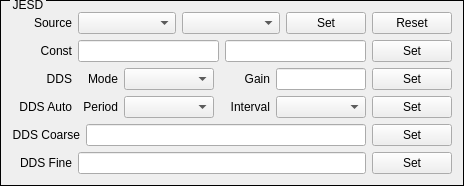
       <widget class="QGroupBox" name="groupBoxDL_JESD">
        <property name="styleSheet">
         <string notr="true">QGroupBox{ border:1px solid black; margin-top:0.5ex; }
QGroupBox::title { subcontrol-origin:margin; subcontrol-position:top left; top:-2px; left:10px; margin-left: 0px; padding:0 1px; }</string>
        </property>
        <property name="title">
         <string>JESD</string>
        </property>
        <layout class="QVBoxLayout" name="verticalLayout_10">
         <item>
          <layout class="QHBoxLayout" name="horizontalLayout_4">
           <item>
            <widget class="QLabel" name="labelDL_JESD_Source">
             <property name="sizePolicy">
              <sizepolicy hsizetype="Fixed" vsizetype="Fixed">
               <horstretch>0</horstretch>
               <verstretch>0</verstretch>
              </sizepolicy>
             </property>
             <property name="minimumSize">
              <size>
               <width>60</width>
               <height>0</height>
              </size>
             </property>
             <property name="text">
              <string>Source</string>
             </property>
             <property name="alignment">
              <set>Qt::AlignRight|Qt::AlignTrailing|Qt::AlignVCenter</set>
             </property>
            </widget>
           </item>
           <item>
            <widget class="QComboBox" name="comboBoxDL_JESD_Source_0">
             <property name="sizePolicy">
              <sizepolicy hsizetype="Expanding" vsizetype="Fixed">
               <horstretch>5</horstretch>
               <verstretch>0</verstretch>
              </sizepolicy>
             </property>
            </widget>
           </item>
           <item>
            <widget class="QComboBox" name="comboBoxDL_JESD_Source_1">
             <property name="sizePolicy">
              <sizepolicy hsizetype="Expanding" vsizetype="Fixed">
               <horstretch>5</horstretch>
               <verstretch>0</verstretch>
              </sizepolicy>
             </property>
            </widget>
           </item>
           <item>
            <widget class="QPushButton" name="pushButtonSetDL_JESD_Source">
             <property name="sizePolicy">
              <sizepolicy hsizetype="Expanding" vsizetype="Fixed">
               <horstretch>0</horstretch>
               <verstretch>0</verstretch>
              </sizepolicy>
             </property>
             <property name="text">
              <string>Set</string>
             </property>
            </widget>
           </item>
           <item>
            <widget class="QPushButton" name="pushButtonJESD_Reset">
             <property name="sizePolicy">
              <sizepolicy hsizetype="Expanding" vsizetype="Fixed">
               <horstretch>0</horstretch>
               <verstretch>0</verstretch>
              </sizepolicy>
             </property>
             <property name="text">
              <string>Reset</string>
             </property>
            </widget>
           </item>
          </layout>
         </item>
         <item>
          <layout class="QHBoxLayout" name="horizontalLayout_5">
           <item>
            <widget class="QLabel" name="labelDL_JESD_Const">
             <property name="sizePolicy">
              <sizepolicy hsizetype="Fixed" vsizetype="Fixed">
               <horstretch>0</horstretch>
               <verstretch>0</verstretch>
              </sizepolicy>
             </property>
             <property name="minimumSize">
              <size>
               <width>60</width>
               <height>0</height>
              </size>
             </property>
             <property name="text">
              <string>Const</string>
             </property>
             <property name="alignment">
              <set>Qt::AlignRight|Qt::AlignTrailing|Qt::AlignVCenter</set>
             </property>
            </widget>
           </item>
           <item>
            <widget class="QLineEdit" name="lineEditDL_JESD_ConstI">
             <property name="sizePolicy">
              <sizepolicy hsizetype="Expanding" vsizetype="Fixed">
               <horstretch>5</horstretch>
               <verstretch>0</verstretch>
              </sizepolicy>
             </property>
            </widget>
           </item>
           <item>
            <widget class="QLineEdit" name="lineEditDL_JESD_ConstQ">
             <property name="sizePolicy">
              <sizepolicy hsizetype="Expanding" vsizetype="Fixed">
               <horstretch>5</horstretch>
               <verstretch>0</verstretch>
              </sizepolicy>
             </property>
            </widget>
           </item>
           <item>
            <widget class="QPushButton" name="pushButtonSetDL_JESD_Const">
             <property name="sizePolicy">
              <sizepolicy hsizetype="Expanding" vsizetype="Fixed">
               <horstretch>0</horstretch>
               <verstretch>0</verstretch>
              </sizepolicy>
             </property>
             <property name="text">
              <string>Set</string>
             </property>
            </widget>
           </item>
          </layout>
         </item>
         <item>
          <layout class="QHBoxLayout" name="horizontalLayout_8">
           <item>
            <widget class="QLabel" name="labelDL_JESD_DDS_Param0">
             <property name="sizePolicy">
              <sizepolicy hsizetype="Fixed" vsizetype="Fixed">
               <horstretch>0</horstretch>
               <verstretch>0</verstretch>
              </sizepolicy>
             </property>
             <property name="minimumSize">
              <size>
               <width>60</width>
               <height>0</height>
              </size>
             </property>
             <property name="text">
              <string>DDS</string>
             </property>
             <property name="alignment">
              <set>Qt::AlignRight|Qt::AlignTrailing|Qt::AlignVCenter</set>
             </property>
            </widget>
           </item>
           <item>
            <widget class="QLabel" name="labelDL_JESD_DDS_Mode">
             <property name="sizePolicy">
              <sizepolicy hsizetype="Fixed" vsizetype="Fixed">
               <horstretch>0</horstretch>
               <verstretch>0</verstretch>
              </sizepolicy>
             </property>
             <property name="minimumSize">
              <size>
               <width>40</width>
               <height>0</height>
              </size>
             </property>
             <property name="text">
              <string>Mode</string>
             </property>
             <property name="alignment">
              <set>Qt::AlignRight|Qt::AlignTrailing|Qt::AlignVCenter</set>
             </property>
            </widget>
           </item>
           <item>
            <widget class="QComboBox" name="comboBoxDL_JESD_DDS_Mode">
             <property name="sizePolicy">
              <sizepolicy hsizetype="Expanding" vsizetype="Fixed">
               <horstretch>5</horstretch>
               <verstretch>0</verstretch>
              </sizepolicy>
             </property>
            </widget>
           </item>
           <item>
            <widget class="QLabel" name="labelDL_JESD_DDS_Gain">
             <property name="sizePolicy">
              <sizepolicy hsizetype="Fixed" vsizetype="Fixed">
               <horstretch>0</horstretch>
               <verstretch>0</verstretch>
              </sizepolicy>
             </property>
             <property name="minimumSize">
              <size>
               <width>50</width>
               <height>0</height>
              </size>
             </property>
             <property name="text">
              <string>Gain</string>
             </property>
             <property name="alignment">
              <set>Qt::AlignRight|Qt::AlignTrailing|Qt::AlignVCenter</set>
             </property>
            </widget>
           </item>
           <item>
            <widget class="QLineEdit" name="lineEditDL_JESD_DDS_Gain">
             <property name="sizePolicy">
              <sizepolicy hsizetype="Expanding" vsizetype="Fixed">
               <horstretch>5</horstretch>
               <verstretch>0</verstretch>
              </sizepolicy>
             </property>
            </widget>
           </item>
           <item>
            <widget class="QPushButton" name="pushButtonSetDL_JESD_DDS_Param0">
             <property name="sizePolicy">
              <sizepolicy hsizetype="Expanding" vsizetype="Fixed">
               <horstretch>0</horstretch>
               <verstretch>0</verstretch>
              </sizepolicy>
             </property>
             <property name="text">
              <string>Set</string>
             </property>
            </widget>
           </item>
          </layout>
         </item>
         <item>
          <layout class="QHBoxLayout" name="horizontalLayout_10">
           <item>
            <widget class="QLabel" name="labelDL_JESD_DDS_Param1">
             <property name="sizePolicy">
              <sizepolicy hsizetype="Fixed" vsizetype="Fixed">
               <horstretch>0</horstretch>
               <verstretch>0</verstretch>
              </sizepolicy>
             </property>
             <property name="minimumSize">
              <size>
               <width>60</width>
               <height>0</height>
              </size>
             </property>
             <property name="text">
              <string>DDS Auto</string>
             </property>
             <property name="alignment">
              <set>Qt::AlignRight|Qt::AlignTrailing|Qt::AlignVCenter</set>
             </property>
            </widget>
           </item>
           <item>
            <widget class="QLabel" name="labelDL_JESD_DDS_Period">
             <property name="sizePolicy">
              <sizepolicy hsizetype="Fixed" vsizetype="Fixed">
               <horstretch>0</horstretch>
               <verstretch>0</verstretch>
              </sizepolicy>
             </property>
             <property name="minimumSize">
              <size>
               <width>40</width>
               <height>0</height>
              </size>
             </property>
             <property name="text">
              <string>Period</string>
             </property>
             <property name="alignment">
              <set>Qt::AlignRight|Qt::AlignTrailing|Qt::AlignVCenter</set>
             </property>
            </widget>
           </item>
           <item>
            <widget class="QComboBox" name="comboBoxDL_JESD_DDS_Period">
             <property name="sizePolicy">
              <sizepolicy hsizetype="Expanding" vsizetype="Fixed">
               <horstretch>5</horstretch>
               <verstretch>0</verstretch>
              </sizepolicy>
             </property>
            </widget>
           </item>
           <item>
            <widget class="QLabel" name="labelDL_JESD_DDS_Interval">
             <property name="sizePolicy">
              <sizepolicy hsizetype="Fixed" vsizetype="Fixed">
               <horstretch>0</horstretch>
               <verstretch>0</verstretch>
              </sizepolicy>
             </property>
             <property name="minimumSize">
              <size>
               <width>50</width>
               <height>0</height>
              </size>
             </property>
             <property name="text">
              <string>Interval</string>
             </property>
             <property name="alignment">
              <set>Qt::AlignRight|Qt::AlignTrailing|Qt::AlignVCenter</set>
             </property>
            </widget>
           </item>
           <item>
            <widget class="QComboBox" name="comboBoxDL_JESD_DDS_Interval">
             <property name="sizePolicy">
              <sizepolicy hsizetype="Expanding" vsizetype="Fixed">
               <horstretch>5</horstretch>
               <verstretch>0</verstretch>
              </sizepolicy>
             </property>
            </widget>
           </item>
           <item>
            <widget class="QPushButton" name="pushButtonSetDL_JESD_DDS_Param1">
             <property name="sizePolicy">
              <sizepolicy hsizetype="Expanding" vsizetype="Fixed">
               <horstretch>0</horstretch>
               <verstretch>0</verstretch>
              </sizepolicy>
             </property>
             <property name="text">
              <string>Set</string>
             </property>
            </widget>
           </item>
          </layout>
         </item>
         <item>
          <layout class="QHBoxLayout" name="horizontalLayout_9">
           <item>
            <widget class="QLabel" name="labelDL_JESD_DDS_Step_Freq">
             <property name="sizePolicy">
              <sizepolicy hsizetype="Fixed" vsizetype="Fixed">
               <horstretch>0</horstretch>
               <verstretch>0</verstretch>
              </sizepolicy>
             </property>
             <property name="minimumSize">
              <size>
               <width>60</width>
               <height>0</height>
              </size>
             </property>
             <property name="text">
              <string>DDS Coarse</string>
             </property>
             <property name="alignment">
              <set>Qt::AlignRight|Qt::AlignTrailing|Qt::AlignVCenter</set>
             </property>
            </widget>
           </item>
           <item>
            <widget class="QLineEdit" name="lineEditDL_JESD_DDS_Step_Freq">
             <property name="sizePolicy">
              <sizepolicy hsizetype="Expanding" vsizetype="Fixed">
               <horstretch>5</horstretch>
               <verstretch>0</verstretch>
              </sizepolicy>
             </property>
            </widget>
           </item>
           <item>
            <widget class="QPushButton" name="pushButtonSetDL_JESD_DDS_Step_Freq">
             <property name="sizePolicy">
              <sizepolicy hsizetype="Expanding" vsizetype="Fixed">
               <horstretch>0</horstretch>
               <verstretch>0</verstretch>
              </sizepolicy>
             </property>
             <property name="text">
              <string>Set</string>
             </property>
            </widget>
           </item>
          </layout>
         </item>
         <item>
          <layout class="QHBoxLayout" name="horizontalLayout_7">
           <item>
            <widget class="QLabel" name="labelDL_JESD_DDS_Freq">
             <property name="sizePolicy">
              <sizepolicy hsizetype="Fixed" vsizetype="Fixed">
               <horstretch>0</horstretch>
               <verstretch>0</verstretch>
              </sizepolicy>
             </property>
             <property name="minimumSize">
              <size>
               <width>60</width>
               <height>0</height>
              </size>
             </property>
             <property name="text">
              <string>DDS Fine</string>
             </property>
             <property name="alignment">
              <set>Qt::AlignRight|Qt::AlignTrailing|Qt::AlignVCenter</set>
             </property>
            </widget>
           </item>
           <item>
            <widget class="QFreqScrollLineEdit" name="lineEditDL_JESD_DDS_Freq">
             <property name="sizePolicy">
              <sizepolicy hsizetype="Expanding" vsizetype="Fixed">
               <horstretch>5</horstretch>
               <verstretch>0</verstretch>
              </sizepolicy>
             </property>
            </widget>
           </item>
           <item>
            <widget class="QPushButton" name="pushButtonSetDL_JESD_DDS_Freq">
             <property name="sizePolicy">
              <sizepolicy hsizetype="Expanding" vsizetype="Fixed">
               <horstretch>0</horstretch>
               <verstretch>0</verstretch>
              </sizepolicy>
             </property>
             <property name="text">
              <string>Set</string>
             </property>
            </widget>
           </item>
          </layout>
         </item>
        </layout>
       </widget>
